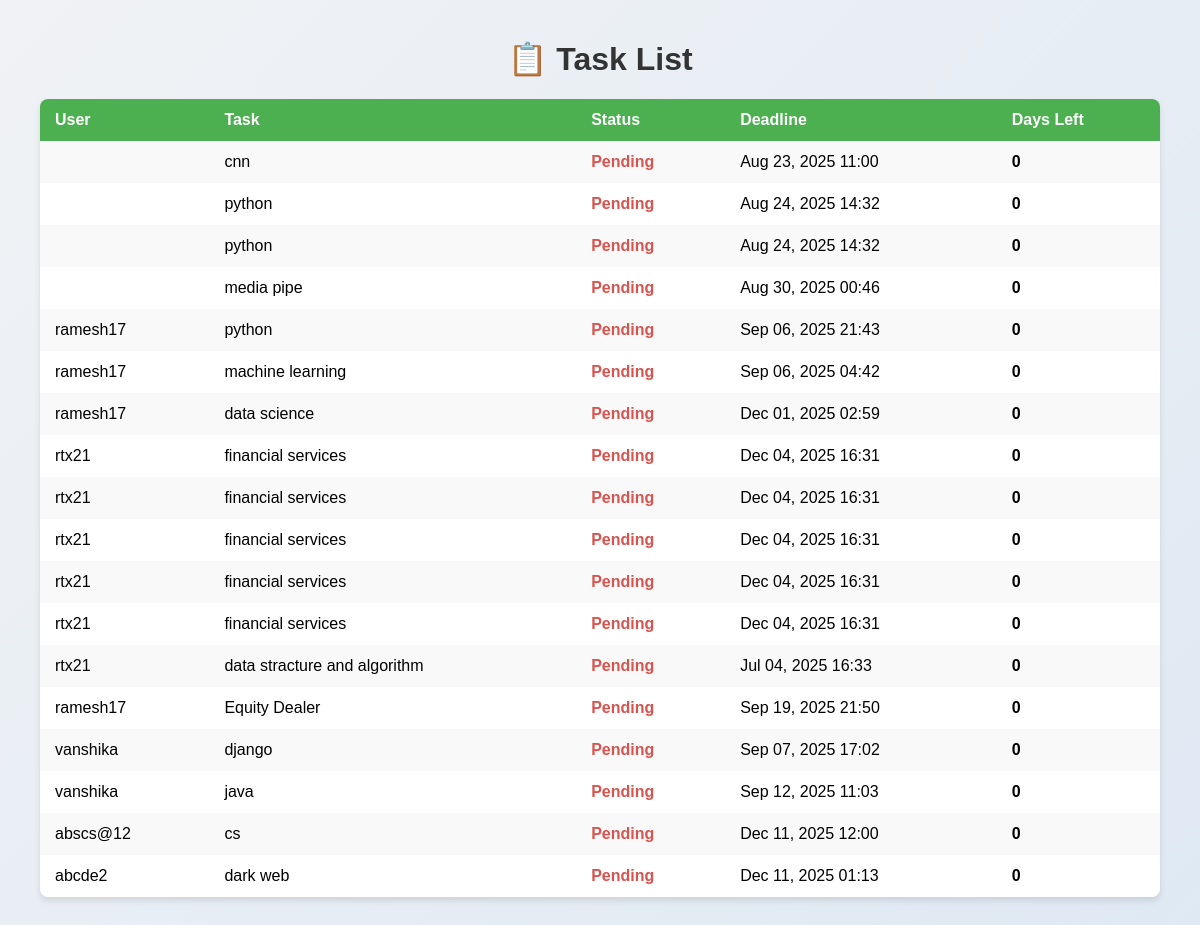
The page /tasks on the database its author committed.
### taskmanager/models.py (models this page shows, shortened)
class Task(models.Model):
    STATUS_CHOICES = [
        ("Pending", "Pending"),
        ("Completed", "Completed"),
    ]
    user = models.ForeignKey(User, on_delete=models.CASCADE, null=True, blank=True)
    title = models.CharField(max_length=200)
    description = models.TextField(blank=True)
    created_at = models.DateTimeField(auto_now_add=True)
    deadline = models.DateTimeField()
    duration = models.IntegerField(help_text="Estimated time in minutes", null=True, blank=True)
    priority = models.CharField(max_length=1, choices=PRIORITY_CHOICES, default='M')
    status = models.CharField(max_length=20, choices=STATUS_CHOICES, default="Pending")
    is_completed = models.BooleanField(default=False)
    reminder_sent = models.BooleanField(default=False)
    def days_left(self):
        delta = (self.deadline.date() - timezone.localdate()).days
        return delta if delta >= 0 else 0

### taskmanager/views.py (the view)
# urls.py: path('tasks', views.tasks, name='tasks'),
def tasks(request):
    tasks = Task.objects.select_related("user").all()
    return render(request, "taskmanager/tasks.html", {"tasks": tasks})

### templates/taskmanager/tasks.html (shortened to what this page needs)
<!DOCTYPE html>
<html lang="en">
<head>
</head>
<body>
    <h1>📋 Task List</h1>
    <table>
        <tr>
            <th>User</th>
            <th>Task</th>
            <th>Status</th>
            <th>Deadline</th>
            <th>Days Left</th>
        </tr>
        {% for task in tasks %}
        <tr>
            <td>{{ task.user.username }}</td>
            <td>{{ task.title }}</td>
            <td>
                <span class="{% if task.status == 'Completed' %}status-completed{% else %}status-pending{% endif %}">
                    {{ task.status }}
                </span>
            </td>
            <td>{{task.deadline|date:"M d, Y H:i"}}</td>
            <td class="days-left">{{ task.days_left }}</td>
        </tr>
        {% empty %}
        <tr>
            <td colspan="6" style="text-align:center; color:#888;">No tasks available</td>
        </tr>
        {% endfor %}
    </table>
</body>
</html>

### templates/taskmanager/tasks.html (style rules this page uses)
body { font-family: Arial, sans-serif; margin: 40px; background: linear-gradient(135deg, #f0f2f5, #dfe9f3); }
h1 { text-align: center; color: #333; }
table { width: 100%; border-collapse: collapse; margin-top: 20px; background: #fff; box-shadow: 0 4px 6px rgba(0,0,0,0.1); border-radius: 8px; overflow: hidden; }
th, td { padding: 12px 15px; text-align: left; }
th { background-color: #4CAF50; color: white; font-size: 16px; }
tr:nth-child(even) { background-color: #f9f9f9; }
.status-pending { color: #d9534f; font-weight: bold; }
.days-left { font-weight: bold; }

### rows shown on the page
Task: title "cnn", status "Pending", deadline "Aug 23, 2025 11:00", days_left "0"
Task: title "python", status "Pending", deadline "Aug 24, 2025 14:32", days_left "0"
Task: title "python", status "Pending", deadline "Aug 24, 2025 14:32", days_left "0"
Task: title "media pipe", status "Pending", deadline "Aug 30, 2025 00:46", days_left "0"
Task: user.username "ramesh17", title "python", status "Pending", deadline "Sep 06, 2025 21:43", days_left "0"
Task: user.username "ramesh17", title "machine learning", status "Pending", deadline "Sep 06, 2025 04:42", days_left "0"
Task: user.username "ramesh17", title "data science", status "Pending", deadline "Dec 01, 2025 02:59", days_left "0"
Task: user.username "rtx21", title "financial services", status "Pending", deadline "Dec 04, 2025 16:31", days_left "0"
Task: user.username "rtx21", title "financial services", status "Pending", deadline "Dec 04, 2025 16:31", days_left "0"
Task: user.username "rtx21", title "financial services", status "Pending", deadline "Dec 04, 2025 16:31", days_left "0"
Task: user.username "rtx21", title "financial services", status "Pending", deadline "Dec 04, 2025 16:31", days_left "0"
Task: user.username "rtx21", title "financial services", status "Pending", deadline "Dec 04, 2025 16:31", days_left "0"
Task: user.username "rtx21", title "data stracture and algorithm", status "Pending", deadline "Jul 04, 2025 16:33", days_left "0"
Task: user.username "ramesh17", title "Equity Dealer", status "Pending", deadline "Sep 19, 2025 21:50", days_left "0"
Task: user.username "vanshika", title "django", status "Pending", deadline "Sep 07, 2025 17:02", days_left "0"
Task: user.username "vanshika", title "java", status "Pending", deadline "Sep 12, 2025 11:03", days_left "0"
Task: user.username "abscs@12", title "cs", status "Pending", deadline "Dec 11, 2025 12:00", days_left "0"
Task: user.username "abcde2", title "dark web", status "Pending", deadline "Dec 11, 2025 01:13", days_left "0"
